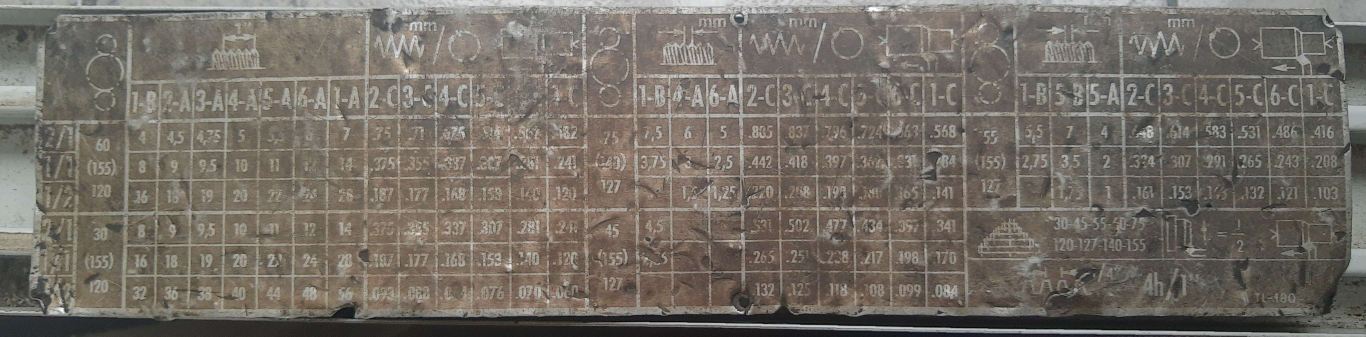
#> input picture python_avanzado/modulo2/clase5/aaa.jpg, 4096 x 1009 px (shown at 1/3 size)
$ python main.py
#> lines starting #> are read from the running program, lines starting #| are printed output that depends on the picture
from PIL import Image, ImageDraw
from PIL import ImageFont


def get_imgae(image_file):
#> called with image_file = 'aaa.jpg'
    try:
        image = Image.open(image_file)
#> image is the input picture: PIL image 4096x1009 RGB; mean R, G, B 116.6, 110, 101.9
        print(image.size)
#| (4096, 1009)
        print(image.mode)
#| RGB
        print(image.format)
#| JPEG

        # [4 lines of commented-out code are left out]

        font = ImageFont.truetype('fonts/Roboto-Bold.ttf', 120)
        draw = ImageDraw.Draw(image)
        draw.text(
            (500, 0), #tamaño
            "Lean Gay", #Texto
            (255, 255, 255),
            font=font
        )
        image.show()
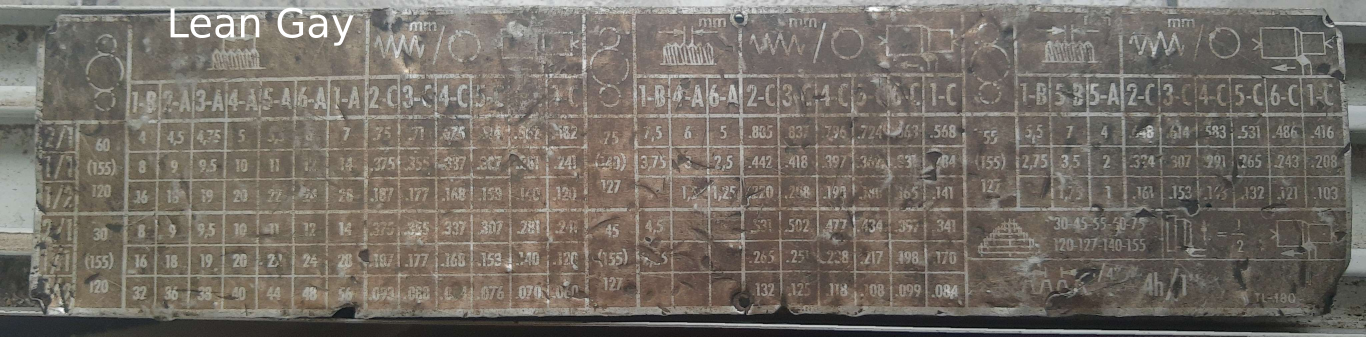
#> shown: PIL image 4096x1009 RGB (shown at 1/3 size); mean R, G, B 117, 110.4, 102.3
        image.save("aaaConTexto.jpg")

        #Creación thumbnail
        image.thumbnail((500, 500))
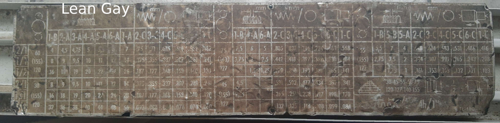
#> image: PIL image 500x123 RGB; mean R, G, B 117, 110.4, 102.4
        image.show()
        image.save("aaaConThumbnail.jpg")

    except:
        print('NO SE ENCONTRO LA IMG')

if __name__ == '__main__':
    get_imgae("aaa.jpg")
